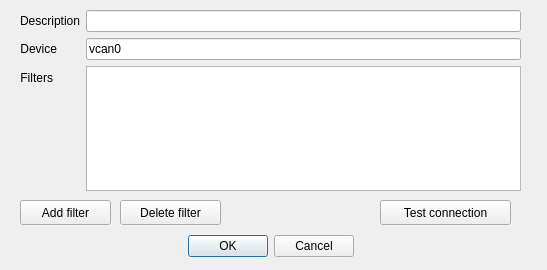
<?xml version="1.0" encoding="UTF-8"?>
<ui version="4.0">
 <class>CDlgConnSettingsRawCan</class>
 <widget class="QDialog" name="CDlgConnSettingsRawCan">
  <property name="geometry">
   <rect>
    <x>0</x>
    <y>0</y>
    <width>547</width>
    <height>270</height>
   </rect>
  </property>
  <property name="baseSize">
   <size>
    <width>0</width>
    <height>0</height>
   </size>
  </property>
  <property name="windowTitle">
   <string>Dialog</string>
  </property>
  <widget class="QDialogButtonBox" name="buttonBox">
   <property name="geometry">
    <rect>
     <x>0</x>
     <y>230</y>
     <width>541</width>
     <height>32</height>
    </rect>
   </property>
   <property name="orientation">
    <enum>Qt::Horizontal</enum>
   </property>
   <property name="standardButtons">
    <set>QDialogButtonBox::Cancel|QDialogButtonBox::Ok</set>
   </property>
   <property name="centerButtons">
    <bool>true</bool>
   </property>
  </widget>
  <widget class="QWidget" name="formLayoutWidget">
   <property name="geometry">
    <rect>
     <x>20</x>
     <y>10</y>
     <width>501</width>
     <height>181</height>
    </rect>
   </property>
   <layout class="QFormLayout" name="formLayout">
    <item row="0" column="0">
     <widget class="QLabel" name="label">
      <property name="text">
       <string>Description</string>
      </property>
      <property name="alignment">
       <set>Qt::AlignRight|Qt::AlignTrailing|Qt::AlignVCenter</set>
      </property>
     </widget>
    </item>
    <item row="0" column="1">
     <widget class="QLineEdit" name="m_description">
      <property name="toolTip">
       <string>Description for  connection used in connection table</string>
      </property>
      <property name="text">
       <string/>
      </property>
     </widget>
    </item>
    <item row="1" column="0">
     <widget class="QLabel" name="label_2">
      <property name="text">
       <string>Device</string>
      </property>
      <property name="alignment">
       <set>Qt::AlignRight|Qt::AlignTrailing|Qt::AlignVCenter</set>
      </property>
     </widget>
    </item>
    <item row="1" column="1">
     <widget class="QLineEdit" name="m_device">
      <property name="toolTip">
       <string>Address to remote host. Prefix with stcp:// for SSL/TLS</string>
      </property>
      <property name="text">
       <string>vcan0</string>
      </property>
     </widget>
    </item>
    <item row="2" column="0">
     <widget class="QLabel" name="label_3">
      <property name="text">
       <string>Filters</string>
      </property>
      <property name="alignment">
       <set>Qt::AlignRight|Qt::AlignTrailing|Qt::AlignVCenter</set>
      </property>
     </widget>
    </item>
    <item row="2" column="1">
     <widget class="QListWidget" name="listWidgetFilters"/>
    </item>
   </layout>
  </widget>
  <widget class="QPushButton" name="pushButtonSetFilter">
   <property name="geometry">
    <rect>
     <x>20</x>
     <y>200</y>
     <width>91</width>
     <height>25</height>
    </rect>
   </property>
   <property name="minimumSize">
    <size>
     <width>0</width>
     <height>0</height>
    </size>
   </property>
   <property name="baseSize">
    <size>
     <width>0</width>
     <height>0</height>
    </size>
   </property>
   <property name="toolTip">
    <string>Define incoming filter</string>
   </property>
   <property name="text">
    <string>Add filter</string>
   </property>
  </widget>
  <widget class="QPushButton" name="pushButtonTestConnection">
   <property name="geometry">
    <rect>
     <x>380</x>
     <y>200</y>
     <width>131</width>
     <height>25</height>
    </rect>
   </property>
   <property name="toolTip">
    <string>Test connection to remote host</string>
   </property>
   <property name="text">
    <string>Test connection</string>
   </property>
  </widget>
  <widget class="QPushButton" name="pushButtonSetFilter_2">
   <property name="geometry">
    <rect>
     <x>120</x>
     <y>200</y>
     <width>101</width>
     <height>25</height>
    </rect>
   </property>
   <property name="minimumSize">
    <size>
     <width>0</width>
     <height>0</height>
    </size>
   </property>
   <property name="baseSize">
    <size>
     <width>0</width>
     <height>0</height>
    </size>
   </property>
   <property name="toolTip">
    <string>Define incoming filter</string>
   </property>
   <property name="text">
    <string>Delete filter</string>
   </property>
  </widget>
 </widget>
 <resources/>
 <connections>
  <connection>
   <sender>buttonBox</sender>
   <signal>accepted()</signal>
   <receiver>CDlgConnSettingsRawCan</receiver>
   <slot>accept()</slot>
   <hints>
    <hint type="sourcelabel">
     <x>248</x>
     <y>254</y>
    </hint>
    <hint type="destinationlabel">
     <x>157</x>
     <y>274</y>
    </hint>
   </hints>
  </connection>
  <connection>
   <sender>buttonBox</sender>
   <signal>rejected()</signal>
   <receiver>CDlgConnSettingsRawCan</receiver>
   <slot>reject()</slot>
   <hints>
    <hint type="sourcelabel">
     <x>316</x>
     <y>260</y>
    </hint>
    <hint type="destinationlabel">
     <x>286</x>
     <y>274</y>
    </hint>
   </hints>
  </connection>
 </connections>
</ui>
